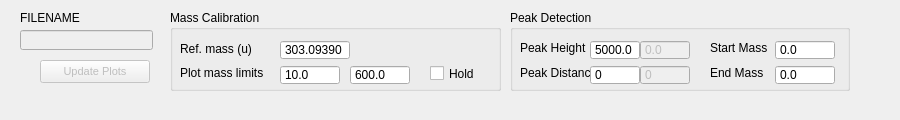
<?xml version="1.0" encoding="UTF-8"?>
<ui version="4.0">
 <class>DockWidget_Analysis</class>
 <widget class="QDockWidget" name="DockWidget_Analysis">
  <property name="geometry">
   <rect>
    <x>0</x>
    <y>0</y>
    <width>900</width>
    <height>120</height>
   </rect>
  </property>
  <property name="minimumSize">
   <size>
    <width>900</width>
    <height>120</height>
   </size>
  </property>
  <property name="maximumSize">
   <size>
    <width>1050</width>
    <height>200</height>
   </size>
  </property>
  <property name="windowTitle">
   <string>Analysis</string>
  </property>
  <widget class="QWidget" name="dockWidgetContents">
   <widget class="QGroupBox" name="groupBox_Mass">
    <property name="geometry">
     <rect>
      <x>170</x>
      <y>10</y>
      <width>331</width>
      <height>81</height>
     </rect>
    </property>
    <property name="title">
     <string>Mass Calibration</string>
    </property>
    <widget class="QLabel" name="label_PlotStartMass">
     <property name="geometry">
      <rect>
       <x>10</x>
       <y>55</y>
       <width>95</width>
       <height>16</height>
      </rect>
     </property>
     <property name="text">
      <string>Plot mass limits</string>
     </property>
    </widget>
    <widget class="QCheckBox" name="checkBox_Hold">
     <property name="geometry">
      <rect>
       <x>260</x>
       <y>55</y>
       <width>70</width>
       <height>17</height>
      </rect>
     </property>
     <property name="text">
      <string>Hold</string>
     </property>
    </widget>
    <widget class="QDoubleSpinBox" name="doubleSpinBox_PlotMassX1">
     <property name="geometry">
      <rect>
       <x>110</x>
       <y>55</y>
       <width>60</width>
       <height>20</height>
      </rect>
     </property>
     <property name="locale">
      <locale language="English" country="UnitedStates"/>
     </property>
     <property name="buttonSymbols">
      <enum>QAbstractSpinBox::NoButtons</enum>
     </property>
     <property name="decimals">
      <number>1</number>
     </property>
     <property name="maximum">
      <double>1000.000000000000000</double>
     </property>
     <property name="value">
      <double>10.000000000000000</double>
     </property>
    </widget>
    <widget class="QDoubleSpinBox" name="doubleSpinBox_PlotMassX2">
     <property name="geometry">
      <rect>
       <x>180</x>
       <y>55</y>
       <width>60</width>
       <height>20</height>
      </rect>
     </property>
     <property name="locale">
      <locale language="English" country="UnitedStates"/>
     </property>
     <property name="buttonSymbols">
      <enum>QAbstractSpinBox::NoButtons</enum>
     </property>
     <property name="decimals">
      <number>1</number>
     </property>
     <property name="maximum">
      <double>3000.000000000000000</double>
     </property>
     <property name="value">
      <double>600.000000000000000</double>
     </property>
    </widget>
    <widget class="QLabel" name="label_RefMass">
     <property name="geometry">
      <rect>
       <x>10</x>
       <y>31</y>
       <width>95</width>
       <height>16</height>
      </rect>
     </property>
     <property name="text">
      <string>Ref. mass (u)</string>
     </property>
    </widget>
    <widget class="QDoubleSpinBox" name="doubleSpinBox_RefMass">
     <property name="geometry">
      <rect>
       <x>110</x>
       <y>30</y>
       <width>70</width>
       <height>20</height>
      </rect>
     </property>
     <property name="locale">
      <locale language="English" country="UnitedStates"/>
     </property>
     <property name="buttonSymbols">
      <enum>QAbstractSpinBox::NoButtons</enum>
     </property>
     <property name="decimals">
      <number>5</number>
     </property>
     <property name="maximum">
      <double>1000.000000000000000</double>
     </property>
     <property name="value">
      <double>303.093900000000019</double>
     </property>
    </widget>
   </widget>
   <widget class="QGroupBox" name="groupBox_Peak">
    <property name="geometry">
     <rect>
      <x>510</x>
      <y>10</y>
      <width>340</width>
      <height>81</height>
     </rect>
    </property>
    <property name="title">
     <string>Peak Detection</string>
    </property>
    <widget class="QLabel" name="label_PeakHeight">
     <property name="geometry">
      <rect>
       <x>10</x>
       <y>30</y>
       <width>81</width>
       <height>16</height>
      </rect>
     </property>
     <property name="text">
      <string>Peak Height</string>
     </property>
    </widget>
    <widget class="QLabel" name="label_PeakDistance">
     <property name="geometry">
      <rect>
       <x>10</x>
       <y>55</y>
       <width>81</width>
       <height>16</height>
      </rect>
     </property>
     <property name="text">
      <string>Peak Distance</string>
     </property>
    </widget>
    <widget class="QLabel" name="label_StartMass">
     <property name="geometry">
      <rect>
       <x>200</x>
       <y>30</y>
       <width>61</width>
       <height>16</height>
      </rect>
     </property>
     <property name="text">
      <string>Start Mass</string>
     </property>
    </widget>
    <widget class="QLabel" name="label_EndMass">
     <property name="geometry">
      <rect>
       <x>200</x>
       <y>55</y>
       <width>61</width>
       <height>16</height>
      </rect>
     </property>
     <property name="text">
      <string>End Mass</string>
     </property>
    </widget>
    <widget class="QDoubleSpinBox" name="doubleSpinBox_PeakHeight">
     <property name="geometry">
      <rect>
       <x>80</x>
       <y>30</y>
       <width>50</width>
       <height>20</height>
      </rect>
     </property>
     <property name="locale">
      <locale language="English" country="UnitedStates"/>
     </property>
     <property name="buttonSymbols">
      <enum>QAbstractSpinBox::NoButtons</enum>
     </property>
     <property name="decimals">
      <number>1</number>
     </property>
     <property name="maximum">
      <double>20000.000000000000000</double>
     </property>
     <property name="value">
      <double>5000.000000000000000</double>
     </property>
    </widget>
    <widget class="QSpinBox" name="spinBox_PeakDistance">
     <property name="geometry">
      <rect>
       <x>80</x>
       <y>55</y>
       <width>50</width>
       <height>20</height>
      </rect>
     </property>
     <property name="locale">
      <locale language="English" country="UnitedStates"/>
     </property>
     <property name="buttonSymbols">
      <enum>QAbstractSpinBox::NoButtons</enum>
     </property>
     <property name="maximum">
      <number>10000</number>
     </property>
     <property name="value">
      <number>0</number>
     </property>
    </widget>
    <widget class="QDoubleSpinBox" name="doubleSpinBox_StartMass">
     <property name="geometry">
      <rect>
       <x>265</x>
       <y>30</y>
       <width>60</width>
       <height>20</height>
      </rect>
     </property>
     <property name="locale">
      <locale language="English" country="UnitedStates"/>
     </property>
     <property name="buttonSymbols">
      <enum>QAbstractSpinBox::NoButtons</enum>
     </property>
     <property name="decimals">
      <number>1</number>
     </property>
     <property name="maximum">
      <double>2000.000000000000000</double>
     </property>
    </widget>
    <widget class="QDoubleSpinBox" name="doubleSpinBox_EndMass">
     <property name="geometry">
      <rect>
       <x>265</x>
       <y>55</y>
       <width>60</width>
       <height>20</height>
      </rect>
     </property>
     <property name="locale">
      <locale language="English" country="UnitedStates"/>
     </property>
     <property name="buttonSymbols">
      <enum>QAbstractSpinBox::NoButtons</enum>
     </property>
     <property name="decimals">
      <number>1</number>
     </property>
     <property name="maximum">
      <double>1000.000000000000000</double>
     </property>
    </widget>
    <widget class="QSpinBox" name="spinBox_PeakDistanceFound">
     <property name="enabled">
      <bool>false</bool>
     </property>
     <property name="geometry">
      <rect>
       <x>130</x>
       <y>55</y>
       <width>50</width>
       <height>20</height>
      </rect>
     </property>
     <property name="locale">
      <locale language="English" country="UnitedStates"/>
     </property>
     <property name="buttonSymbols">
      <enum>QAbstractSpinBox::NoButtons</enum>
     </property>
     <property name="maximum">
      <number>10000</number>
     </property>
     <property name="value">
      <number>0</number>
     </property>
    </widget>
    <widget class="QDoubleSpinBox" name="doubleSpinBox_PeakHeightFound">
     <property name="enabled">
      <bool>false</bool>
     </property>
     <property name="geometry">
      <rect>
       <x>130</x>
       <y>30</y>
       <width>50</width>
       <height>20</height>
      </rect>
     </property>
     <property name="locale">
      <locale language="English" country="UnitedStates"/>
     </property>
     <property name="buttonSymbols">
      <enum>QAbstractSpinBox::NoButtons</enum>
     </property>
     <property name="decimals">
      <number>1</number>
     </property>
     <property name="maximum">
      <double>10000.000000000000000</double>
     </property>
    </widget>
   </widget>
   <widget class="QPushButton" name="pushButton_UpdatePlots">
    <property name="enabled">
     <bool>false</bool>
    </property>
    <property name="geometry">
     <rect>
      <x>40</x>
      <y>60</y>
      <width>110</width>
      <height>23</height>
     </rect>
    </property>
    <property name="maximumSize">
     <size>
      <width>16777215</width>
      <height>16777215</height>
     </size>
    </property>
    <property name="font">
     <font>
      <pointsize>8</pointsize>
      <weight>50</weight>
      <bold>false</bold>
     </font>
    </property>
    <property name="text">
     <string>Update Plots</string>
    </property>
   </widget>
   <widget class="QLineEdit" name="lineEdit_File">
    <property name="enabled">
     <bool>false</bool>
    </property>
    <property name="geometry">
     <rect>
      <x>20</x>
      <y>30</y>
      <width>133</width>
      <height>20</height>
     </rect>
    </property>
    <property name="minimumSize">
     <size>
      <width>0</width>
      <height>0</height>
     </size>
    </property>
    <property name="font">
     <font>
      <italic>false</italic>
     </font>
    </property>
    <property name="text">
     <string/>
    </property>
    <property name="readOnly">
     <bool>false</bool>
    </property>
   </widget>
   <widget class="QLabel" name="label_Filename">
    <property name="geometry">
     <rect>
      <x>20</x>
      <y>10</y>
      <width>60</width>
      <height>16</height>
     </rect>
    </property>
    <property name="text">
     <string>FILENAME</string>
    </property>
   </widget>
  </widget>
 </widget>
 <resources/>
 <connections/>
</ui>
